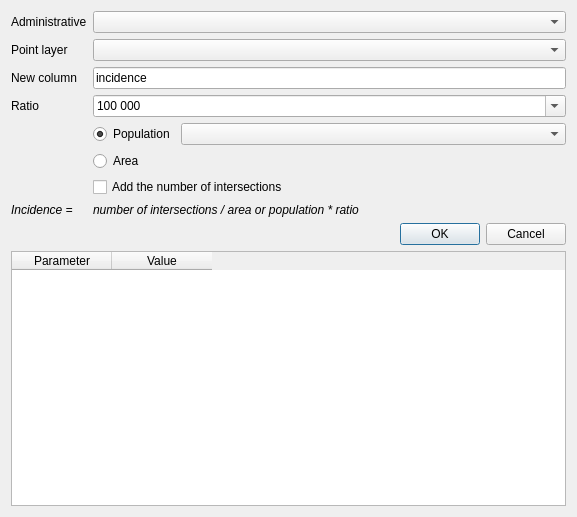
<?xml version="1.0" encoding="UTF-8"?>
<ui version="4.0">
 <class>Dialog</class>
 <widget class="QDialog" name="Dialog">
  <property name="geometry">
   <rect>
    <x>0</x>
    <y>0</y>
    <width>577</width>
    <height>517</height>
   </rect>
  </property>
  <property name="windowTitle">
   <string>Incidence - Density</string>
  </property>
  <layout class="QVBoxLayout" name="verticalLayout">
   <item>
    <layout class="QFormLayout" name="formLayout">
     <item row="0" column="0">
      <widget class="QLabel" name="label">
       <property name="text">
        <string>Administrative</string>
       </property>
      </widget>
     </item>
     <item row="0" column="1">
      <widget class="QComboBox" name="comboBox_incidence_adminLayer">
       <property name="sizePolicy">
        <sizepolicy hsizetype="Expanding" vsizetype="Fixed">
         <horstretch>0</horstretch>
         <verstretch>0</verstretch>
        </sizepolicy>
       </property>
      </widget>
     </item>
     <item row="2" column="0">
      <widget class="QLabel" name="label_3">
       <property name="text">
        <string>New column</string>
       </property>
      </widget>
     </item>
     <item row="2" column="1">
      <widget class="QLineEdit" name="lineEdit_incidence_columnName">
       <property name="text">
        <string>incidence</string>
       </property>
      </widget>
     </item>
     <item row="6" column="1">
      <widget class="QCheckBox" name="checkBox_addNbIntersections">
       <property name="text">
        <string>Add the number of intersections</string>
       </property>
      </widget>
     </item>
     <item row="1" column="1">
      <widget class="QComboBox" name="comboBox_incidence_pointLayer">
       <property name="sizePolicy">
        <sizepolicy hsizetype="Expanding" vsizetype="Fixed">
         <horstretch>0</horstretch>
         <verstretch>0</verstretch>
        </sizepolicy>
       </property>
      </widget>
     </item>
     <item row="1" column="0">
      <widget class="QLabel" name="label_4">
       <property name="text">
        <string>Point layer</string>
       </property>
      </widget>
     </item>
     <item row="5" column="1">
      <widget class="QRadioButton" name="radioButton_incidence_area">
       <property name="text">
        <string>Area</string>
       </property>
       <property name="checked">
        <bool>false</bool>
       </property>
      </widget>
     </item>
     <item row="4" column="1">
      <layout class="QHBoxLayout" name="horizontalLayout">
       <item>
        <widget class="QRadioButton" name="radioButton_incidence_population">
         <property name="text">
          <string>Population</string>
         </property>
         <property name="checked">
          <bool>true</bool>
         </property>
        </widget>
       </item>
       <item>
        <widget class="QComboBox" name="comboBox_incidence_populationField">
         <property name="sizePolicy">
          <sizepolicy hsizetype="Expanding" vsizetype="Fixed">
           <horstretch>0</horstretch>
           <verstretch>0</verstretch>
          </sizepolicy>
         </property>
        </widget>
       </item>
      </layout>
     </item>
     <item row="3" column="0">
      <widget class="QLabel" name="label_2">
       <property name="text">
        <string>Ratio</string>
       </property>
      </widget>
     </item>
     <item row="3" column="1">
      <widget class="QComboBox" name="comboBox_incidence_ratio">
       <property name="editable">
        <bool>true</bool>
       </property>
       <property name="currentIndex">
        <number>4</number>
       </property>
       <item>
        <property name="text">
         <string>10</string>
        </property>
       </item>
       <item>
        <property name="text">
         <string>100</string>
        </property>
       </item>
       <item>
        <property name="text">
         <string>1 000</string>
        </property>
       </item>
       <item>
        <property name="text">
         <string>10 000</string>
        </property>
       </item>
       <item>
        <property name="text">
         <string>100 000</string>
        </property>
       </item>
      </widget>
     </item>
     <item row="7" column="1">
      <widget class="QLabel" name="label_5">
       <property name="text">
        <string>&lt;html&gt;&lt;head/&gt;&lt;body&gt;&lt;p&gt;&lt;span style=&quot; font-style:italic;&quot;&gt;number of intersections / area or population * ratio&lt;/span&gt;&lt;/p&gt;&lt;/body&gt;&lt;/html&gt;</string>
       </property>
      </widget>
     </item>
     <item row="7" column="0">
      <widget class="QLabel" name="label_6">
       <property name="text">
        <string>&lt;html&gt;&lt;head/&gt;&lt;body&gt;&lt;p&gt;&lt;span style=&quot; font-style:italic;&quot;&gt;Incidence =&lt;/span&gt;&lt;/p&gt;&lt;/body&gt;&lt;/html&gt;</string>
       </property>
      </widget>
     </item>
    </layout>
   </item>
   <item>
    <widget class="QDialogButtonBox" name="button_box_ok">
     <property name="orientation">
      <enum>Qt::Horizontal</enum>
     </property>
     <property name="standardButtons">
      <set>QDialogButtonBox::Cancel|QDialogButtonBox::Ok</set>
     </property>
    </widget>
   </item>
   <item>
    <layout class="QHBoxLayout" name="horizontalLayout_2">
     <item>
      <widget class="QTableWidget" name="tableWidget">
       <property name="minimumSize">
        <size>
         <width>200</width>
         <height>0</height>
        </size>
       </property>
       <attribute name="verticalHeaderVisible">
        <bool>false</bool>
       </attribute>
       <column>
        <property name="text">
         <string>Parameter</string>
        </property>
       </column>
       <column>
        <property name="text">
         <string>Value</string>
        </property>
       </column>
      </widget>
     </item>
     <item>
      <layout class="QVBoxLayout" name="layout_plot"/>
     </item>
    </layout>
   </item>
  </layout>
 </widget>
 <resources/>
 <connections>
  <connection>
   <sender>radioButton_incidence_population</sender>
   <signal>toggled(bool)</signal>
   <receiver>comboBox_incidence_populationField</receiver>
   <slot>setEnabled(bool)</slot>
   <hints>
    <hint type="sourcelabel">
     <x>47</x>
     <y>74</y>
    </hint>
    <hint type="destinationlabel">
     <x>132</x>
     <y>75</y>
    </hint>
   </hints>
  </connection>
 </connections>
</ui>
